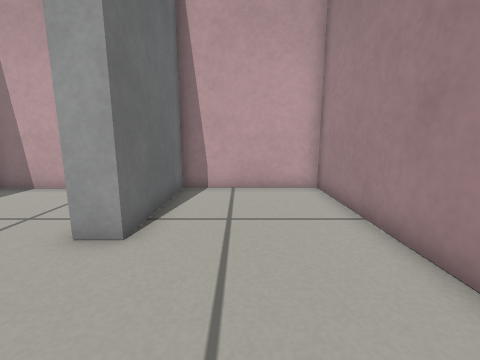
[1] (above)

12 first-person views from a walk through a Gazebo world. The camera is 0.4 m above the floor, tilts 10° down and sees 90° across. The floor is counted in squares, 0.2 m on a side. Each view is taken from the middle of a square. On the plan, view 1 faces up. The plan holds only what a view shows up to about 15 squares ahead; the rest is blank. Robots are left out.

[2]
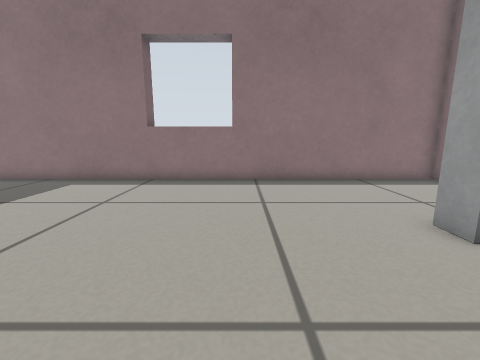

[3]
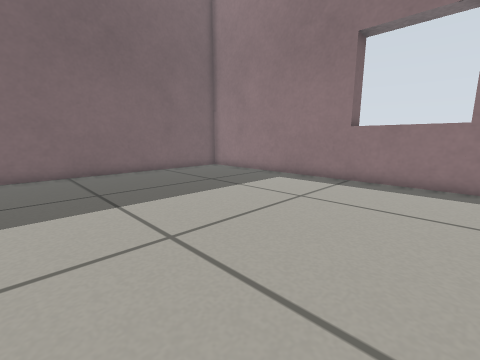

[4]
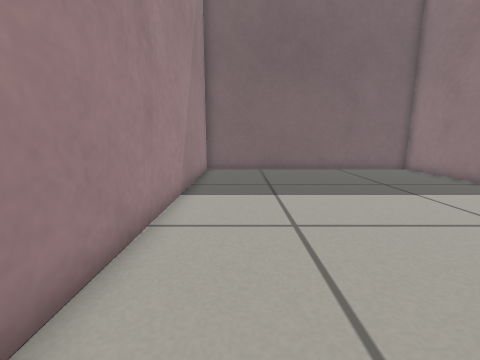

[5]
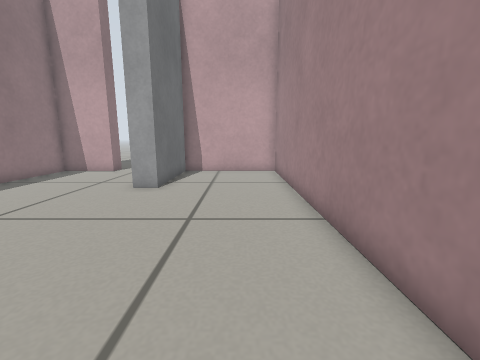

[6]
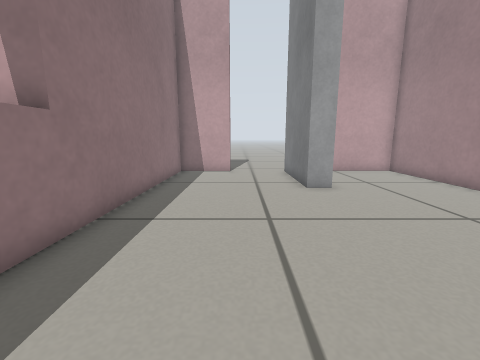

[7]
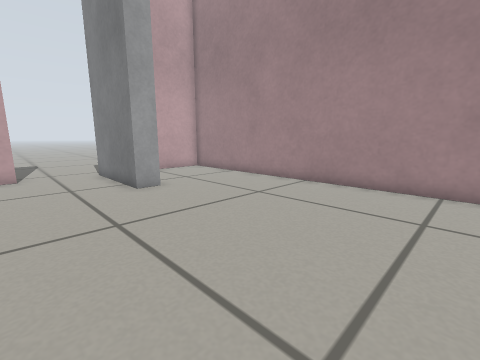

[8]
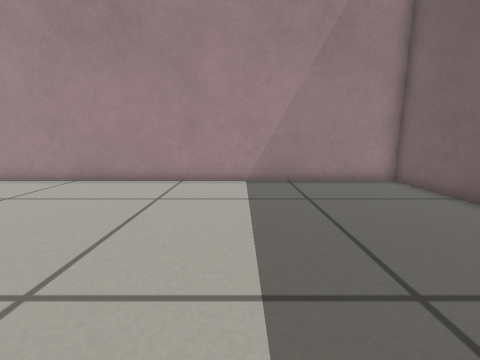

[9]
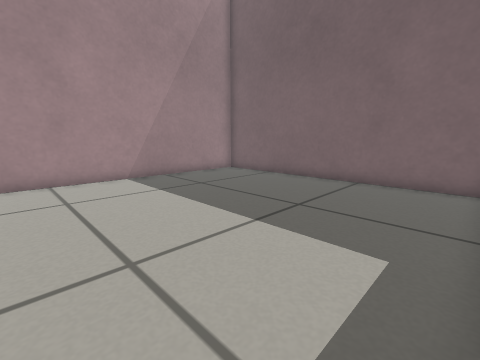

[10]
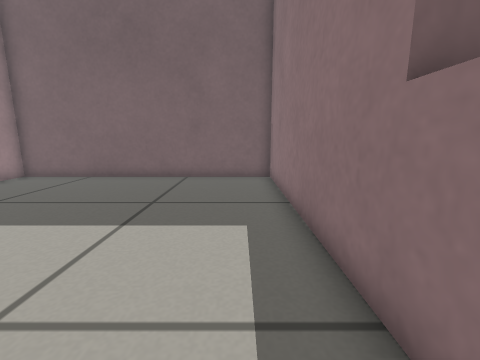

[11]
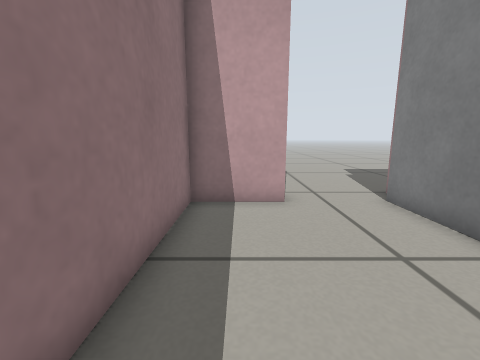

[12]
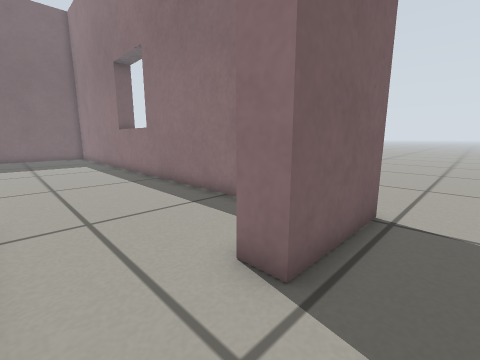

### Floor plan
Points are (right, up) in squares from view 1. A wall is a line through its corners. A room is listed if a view was taken in it or the views show most of it. See-through windows are left out.
Room 1 (views 1, 2, 3, 4, 5, 6, 7, 8, 9, 10, 11)
walls: (-6.6, 10.3) (-6.6, 9.3) (-9.6, 9.3) (-9.6, -14.2) (3.1, -14.2) (3.1, 9.5) (-2.4, 9.5)
ways out: opening at (-5, 10) to room 2
objects: door leaf (-3, 5) to (-2, 9)
Room 2 (view 12)
walls: (-10.6, 10.3) (-6.6, 10.3)
ways out: opening at (-5, 10) to room 1

Where each view was taken, in squares from view 1:
view 1: 0 up, 0 right, facing up
view 2: 0 up, 2 right, facing left
view 3: 0 up, 2 right, facing down-left
view 4: 1 up, 1 right, facing down
view 5: 5 down, 1 right, facing up
view 6: 5 down, 6 left, facing up
view 7: 5 down, 7 left, facing up-right
view 8: 7 down, 8 left, facing right
view 9: 3 down, 9 left, facing down-right
view 10: 2 down, 8 left, facing down
view 11: 2 up, 8 left, facing up
view 12: 12 up, 4 left, facing down-left
